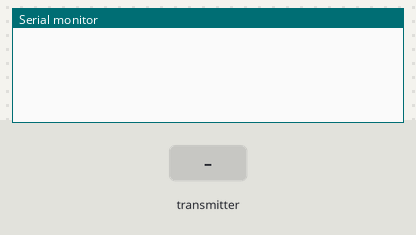
The sketch below on a simulated ESP32. Shown: the last lines printed to the serial monitor. The inputs (shaded band) are chosen by the test bench. No radio packets arrive unless stated.

Above: at 1.2 s.
1.3 s: the transmitter starts sending text.0 = 0
At 1.37 s:
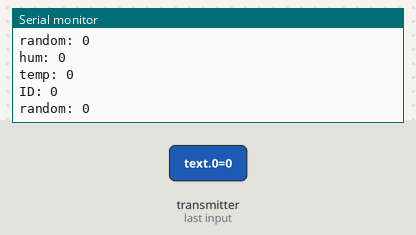
2.8 s: the transmitter starts sending text.1 = 4095
4.3 s: the transmitter starts sending text.2 = 4095
5.8 s: the transmitter starts sending text.3 = 4095
At 5.87 s:
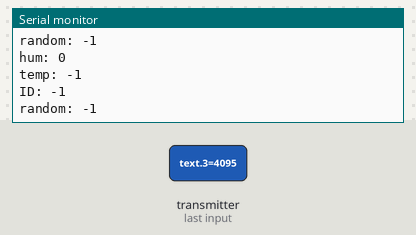

The sketch:

ReceptorESP32_V2.ino
```cpp
#include <SPI.h>
#include <nRF24L01.h>
#include <RF24.h>

RF24 radio(4, 2); // CE, CSN

const byte address[6] = "00001";

void setup() {
  Serial.begin(9600);
  radio.begin();
  radio.openReadingPipe(0, address);
  radio.setPALevel(RF24_PA_MIN);
  radio.startListening();
}

void loop() {
  if (radio.available()) {
    char text[4];
    radio.read(&text, sizeof(text));
    int hum = text[0];
    int temp = text[1];
    int ID = text[2];
    int rx = text[3];
    Serial.print("hum: ");
    Serial.println(hum);
    Serial.print("temp: ");
    Serial.println(temp);
    Serial.print("ID: ");
    Serial.println(ID);
    Serial.print("random: ");
    Serial.println(rx);
    Serial.println("");
  }

}
```

Measured:
- after the input at 1.3 s, the serial monitor: prints a new line at once (image 1)
- after the input at 5.8 s, the serial monitor: prints a new line at once (image 2)
